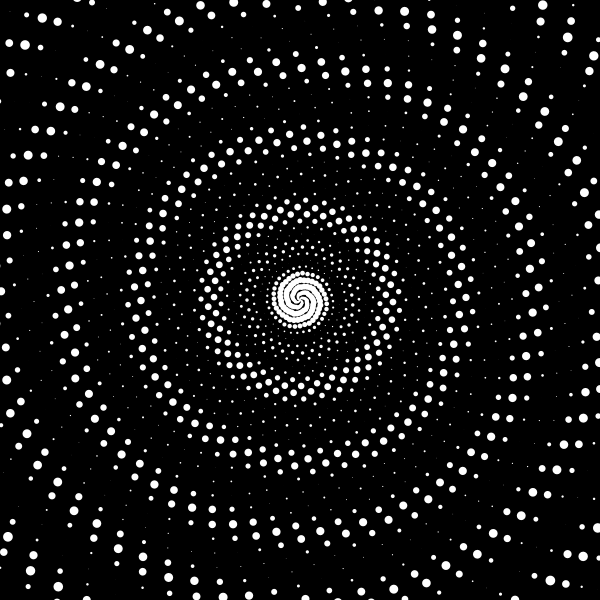
Frame 1 (no input)
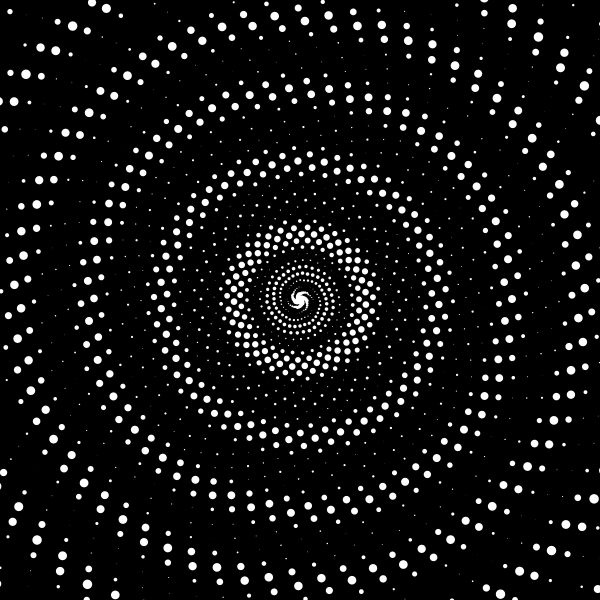
Frame 60 (the mouse pressed at the canvas centre just before this capture)
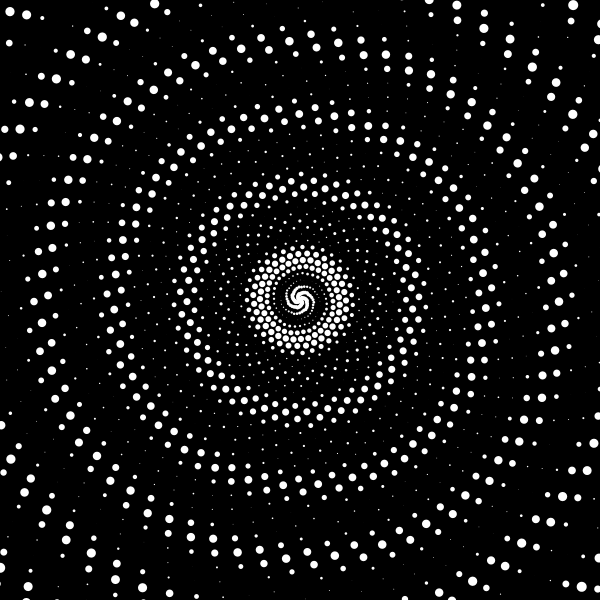
Frame 120 (the mouse held since frame 60 and released just before this capture)

The Processing sketch that drew these frames (run headless with seeded random() and noise(); from frame 60 on, the mouse is pressed at the canvas centre):

// Processing sketch: processing_83310
// ── processing_83310.pde

final float PHI = 1.61803398874989484820;
int counter;

void setup() {
  size(600, 600);
  noStroke();
}

void draw() {
  background(0);
  for (int i = 0; i < 2100; i++) {
    float x = cos(PHI * i) * (i / 5) + width / 2;
    float y = sin(PHI * i) * (i / 5) + height / 2;
    float r = i / 500.0 + 1;
    r += sin(radians(counter + i)) * 5;   
    r = abs(r);
    ellipse(x, y, r, r);
  } 
  counter += 2;
}
